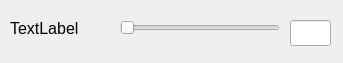
<?xml version="1.0" encoding="UTF-8"?>
<ui version="4.0">
 <class>Form</class>
 <widget class="QWidget" name="Form">
  <property name="geometry">
   <rect>
    <x>0</x>
    <y>0</y>
    <width>343</width>
    <height>63</height>
   </rect>
  </property>
  <property name="windowTitle">
   <string>Form</string>
  </property>
  <widget class="QLabel" name="name_label">
   <property name="geometry">
    <rect>
     <x>10</x>
     <y>20</y>
     <width>111</width>
     <height>16</height>
    </rect>
   </property>
   <property name="font">
    <font>
     <pointsize>12</pointsize>
    </font>
   </property>
   <property name="text">
    <string>TextLabel</string>
   </property>
  </widget>
  <widget class="QSlider" name="horizontalSlider">
   <property name="geometry">
    <rect>
     <x>120</x>
     <y>20</y>
     <width>160</width>
     <height>16</height>
    </rect>
   </property>
   <property name="orientation">
    <enum>Qt::Horizontal</enum>
   </property>
  </widget>
  <widget class="QLineEdit" name="lineEdit">
   <property name="geometry">
    <rect>
     <x>290</x>
     <y>20</y>
     <width>41</width>
     <height>26</height>
    </rect>
   </property>
  </widget>
 </widget>
 <resources/>
 <connections/>
</ui>
